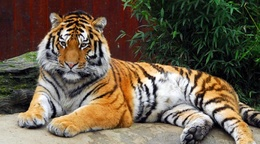
%> input picture Project 3/tiger1.jpg, 260 x 144 px, shrunk from 616 x 340 before the run
$ octave norm_cuts_example.m   (GNU Octave 9; MATLAB toolbox functions it lacks are replaced by stand-ins)
%> lines starting %> are read from the running program, lines starting %| are printed output that depends on the picture
### Project 3/norm_cuts_segm.m
function segm = norm_cuts_segm(I, colour_bandwidth, radius, ncuts_thresh, max_area, max_depth)

tic
[nRow, nCol, c] = size(I);
N = nRow * nCol;
V = reshape(I, N, c); % connect up-to-down way. Vertices of Graph

fprintf('Compute affinity matrix...\n');
W = ncuts_affinity(I, radius, colour_bandwidth);
toc

fprintf('Solve eigenvalue problems to find partitions...\n');
Seg = (1:N)';
[Seg, Id, Ncut] = ncuts_partition(Seg, W, ncuts_thresh, max_area, 'ROOT', max_depth, 1);

segm = zeros(nRow*nCol, 1);
for i=1:length(Seg)
    segm(Seg{i}) = i;
    fprintf('%s. Ncut = %f\n', Id{i}, Ncut{i});
end

segm = uint32(reshape(segm, nRow, nCol));
toc

### Project 3/ncuts_affinity.m
function A = ncuts_affinity(im, XY_RADIUS, RGB_SIGMA)

sz = [size(im,1), size(im,2)];

% Find all pairs of pixels within a distance of XY_RADIUS
rad = ceil(XY_RADIUS);
[di,dj] = ndgrid(-rad:rad, -rad:rad);
dv = (dj.^2 + di.^2) <= XY_RADIUS.^2;
di = di(dv);
dj = dj(dv);

[i,j] = ndgrid(1:size(im,1), 1:size(im,2));
i = repmat(i(:), 1, length(di));
j = repmat(j(:), 1, length(di));
i_ = bsxfun(@plus, i, di');
j_ = bsxfun(@plus, j, dj');
v = (i_ >= 1) & (i_ <= size(im,1)) & (j_ >= 1) & (j_ <= size(im,2));
pair_i = sub2ind(sz, i(v), j(v));
pair_j = sub2ind(sz, i_(v), j_(v));

% Weight each pair by the difference in RGB values, divided by RGB_SIGMA
RGB = double(reshape(im, [], size(im,3)))/RGB_SIGMA;
W = exp(-sum((RGB(pair_i,:) - RGB(pair_j,:)).^2,2));

% Construct an affinity matrix
A = sparse(pair_i, pair_j, W, prod(sz), prod(sz));

### Project 3/ncuts_partition.m
function [Seg Id Ncut] = ncuts_partition(I, W, sNcut, sArea, id, maxDepth, depth)
% NcutPartition - Partitioning
%
% Synopsis
%  [sub ids ncuts] = ncuts_partition(I, W, sNcut, sArea, [id])
%
% Description
%  Partitioning. This function is called recursively.
%
% Inputs ([]s are optional)
%  (vector) I        N x 1 vector representing a segment to be partitioned.
%                    Each element has a node index of V (global segment).
%  (matrux) W        N x N matrix representing the computed similarity
%                    (weight) matrix.
%                    W(i,j) is similarity between node i and j.
%  (scalar) sNcut    The smallest Ncut value (threshold) to keep partitioning.
%  (scalar) sArea    The smallest size of area (threshold) to be accepted
%                    as a segment.
%  (string) [id]     A label of the segment (for debugg)
%
% Outputs ([]s are optional)
%  (cell)   Seg      A cell array of segments partitioned.
%                    Each cell is the each segment.
%  (cell)   Id       A cell array of strings representing labels of each segment.
%                    IDs are generated as children based on a parent id.
%  (cell)   Ncut     A cell array of scalars representing Ncut values
%                    of each segment.
%
% Requirements
%  NcutValue
%
% Authors
%  Naotoshi Seo <sonots(at)sonots.com>
%
% License
%  The program is free to use for non-commercial academic purposes,
%  but for course works, you must understand what is going inside to use.
%  The program can be used, modified, or re-distributed for any purposes
%  if you or one of your group understand codes (the one must come to
%  court if court cases occur.) Please contact the authors if you are
%  interested in using the program without meeting the above conditions.

% Changes
%  10/01/2006  First Edition
% Compute D
N = length(W);
d = sum(W, 2);
D = spdiags(d, 0, N, N); % diagonal matrix

% Step 2 and 3. Solve generalized eigensystem (D -W)*S = S*D*U (12).
% (13) is not necessary thanks to smart matlab.
% Get the 2 smallests ('sm')
warning off; % let me stop warning
[EV, EVal] = ncuts(W, 2); %%%
% 2nd smallest (1st smallest has all same value elements, and useless)
U2 = EV(:, 2);

% Step 3. Refer 3.1 Example 3.
% Bipartition the graph at point that Ncut is minimized.
t = mean(U2);
t = fminsearch('ncuts_value', t, [], U2, W, D);
A = find(U2 > t);
B = find(U2 <= t);

% Step 4. Decide if the current partition should be divided
% if either of partition is too small, stop recursion.
% if Ncut is larger than threshold, stop recursion.
ncut = ncuts_value(t, U2, W, D);
fprintf('Cutting ncut=%.3f sizes=(%d,%d)\n', ncut, length(A), length(B));
if (length(A) < sArea || length(B) < sArea) || ncut > sNcut || depth > maxDepth
    Seg{1}   = I;
    Id{1}   = id; % for debugging
    Ncut{1} = ncut; % for duebuggin
    return;
end

% Seg segments of A
[SegA IdA NcutA] = ncuts_partition(I(A), W(A, A), sNcut, sArea, [id '-A'], maxDepth, depth+1);
% I(A): node index at V. A is index at the segment, I
% W(A, A); % weight matrix in segment A

% Seg segments of B
[SegB IdB NcutB] = ncuts_partition(I(B), W(B, B), sNcut, sArea, [id '-B'], maxDepth, depth+1);

% concatenate cell arrays
Seg   = [SegA SegB];
Id   = [IdA IdB];
Ncut = [NcutA NcutB];
end

### Project 3/ncuts.m
function [EV, EVal] = ncuts(A, n_ev)
% Computes the n_ev smallest (non-zero) eigenvectors and eigenvalues of the
% of the Laplacian of A

D = sparse(1:size(A,1), 1:size(A,1), full(sum(A, 1)), size(A,1), size(A,2));

opts.issym = 0;
opts.isreal = 1;
opts.disp = 0;
nvec = n_ev+1;

[EV, EVal] = eigs((D - A) + (10^-10) * speye(size(D)), D, nvec, 'sm',opts);

[junk, sortidx] = sort(diag(EVal), 'descend');
EV = EV(:,sortidx(end-1:-1:1));
v = diag(EVal);
EVal = v(sortidx(end-1:-1:1));

EV = bsxfun(@rdivide, EV, sqrt(sum(EV.^2,1))); % makes the eigenvectors unit norm

### Project 3/mean_segments.m
function Inew = mean_segments(I, segm)

N = max(max(segm));
[h, w, c] = size(I);
Ic = single(reshape(I, [h*w, c]));
sc = reshape(segm, [h*w,1]);
cols = zeros(N, c);
nums = zeros(N, 1);
for i=1:h*w
    s = sc(i);
    cols(s,:) = cols(s,:) + Ic(i,:);
    nums(s) = nums(s) + 1;
end
cols = bsxfun(@rdivide, cols, nums);
Inew = uint8(reshape(cols(sc,:), [h,w,c]));

### Project 3/overlay_bounds.m
function imout = overlap_bounds(im, segm)
[h,w] = size(segm);
imcut = segm(2:h-1,2:w-1);
diff = [ ones(1,w) ; ones(h-2,1), ((imcut==segm(3:h,2:w-1)) & (imcut==segm(2:h-1,3:w)) & (imcut==segm(1:h-2,2:w-1)) & (imcut==segm(2:h-1,1:w-2))), ones(h-2,1); ones(1,w) ];
mask = repmat(uint8(diff), [1,1,3]);
imout = (im .* mask);
imout(:,:,1) = imout(:,:,1) + (1 - mask(:,:,1))*255;

### Project 3/ncuts_value.m
function ncut = ncuts_value(t, U2, W, D);
% NcutValue - 2.1 Computing the Optimal Partition Ncut. eq (5)
%
% Synopsis
%  ncut = ncuts_value(T, U2, D, W);
%
% Inputs ([]s are optional)
%  (scalar) t        splitting point (threshold)
%  (vector) U2       N x 1 vector representing the 2nd smallest
%                     eigenvector computed at step 2.
%  (matrix) W        N x N weight matrix
%  (matrix) D        N x N diagonal matrix
%
% Outputs ([]s are optional)
%  (scalar) ncut     The value calculated at the right term of eq (5).
%                    This is used to find minimum Ncut.
%
% Authors
%  Naotoshi Seo <sonots(at)sonots.com>
%
% License
%  The program is free to use for non-commercial academic purposes,
%  but for course works, you must understand what is going inside to use.
%  The program can be used, modified, or re-distributed for any purposes
%  if you or one of your group understand codes (the one must come to
%  court if court cases occur.) Please contact the authors if you are
%  interested in using the program without meeting the above conditions.

% Changes
%  10/01/2006  First Edition
x = (U2 > t);
x = (2 * x) - 1; % convert [1 0 0 1 0]' to [1 -1 -1 1 -1]' to follow paper's way
d = diag(D);
k = sum(d(x > 0)) / sum(d);
b = k / (1 - k);
y = (1 + x) - b * (1 - x);
ncut = (y' * (D - W) * y) / ( y' * D * y );
end

### Project 3/norm_cuts_example.m
colour_bandwidth = 20.0; % color bandwidth
radius = 3;              % maximum neighbourhood distance
ncuts_thresh = 0.5;      % cutting threshold
min_area = 10;          % minimum area of segment
max_depth = 8;           % maximum splitting depth
scale_factor = 0.4;      % image downscale factor
image_sigma = 2.0;       % image preblurring scale


%Parameters for testing purposes
color_bandwidth_test = [15 20];

ncuts_thresh_test = [0.1 3];

max_depth_test = [5 10];


%NCUTS_THRESHOLD COMPARISON

figure(1);
t1 = sgtitle("ncuts-thresh Comparsion C-BW = " + colour_bandwidth + ", R = " + radius + ", min area = " + min_area + ", max depth = " + max_depth );
t1.FontSize = 20;
for n = 1:length(ncuts_thresh_test)
    I_ncut = imread('tiger1.jpg');
%> I_ncut is the input picture: size 144x260x3 uint8; mean R, G, B 106, 92.5, 74.5
    I_ncut = imresize(I_ncut, scale_factor);
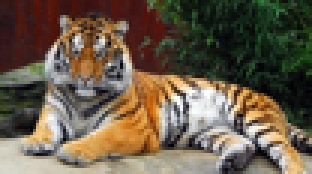
%> I_ncut: size 58x104x3 uint8 (shown 3 times larger); mean R, G, B 106, 92.5, 74.5
    I_ncutback = I_ncut;
    d = 2*ceil(image_sigma*2) + 1;
    h = fspecial('gaussian', [d d], image_sigma);
    I_ncut = imfilter(I_ncut, h);
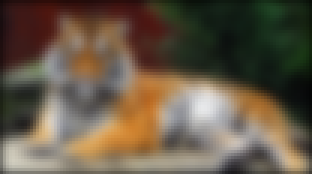
%> I_ncut: size 58x104x3 uint8 (shown 3 times larger); mean R, G, B 102.3, 89.1, 71.6
    segm = norm_cuts_segm(I_ncut, colour_bandwidth, radius, ncuts_thresh_test(n), min_area, max_depth);
%> in ncuts_partition, `d = sum(W, 2);`: d = 6032 values, max 28.87 at index 531, min 1.04 at index 58, mean 15.76
%> in ncuts, `[EV, EVal] = eigs((D - A) + (10^-10) * speye(size(D)), D, nvec, 'sm',o..`: EVal = [6.35e-12 0 0; 0 0.000527 0; 0 0 0.000795]
%> in ncuts, `[junk, sortidx] = sort(diag(EVal), 'descend');`: junk = [0.000795; 0.000527; 6.35e-12]; sortidx = [3; 2; 1]
%> in ncuts, `v = diag(EVal);`: v = [6.35e-12; 0.000527; 0.000795]
%> in ncuts, `EVal = v(sortidx(end-1:-1:1));`: EVal = [0.000527; 0.000795]
%> in ncuts_partition, `U2 = EV(:, 2);`: U2 = 6032 values, max 0.0201 at index 7, min -0.0294 at index 4524, mean -0.00237
%> in ncuts_partition, `t = mean(U2);`: t = -0.00237
%> in ncuts_partition, `t = fminsearch('ncuts_value', t, [], U2, W, D);`: t = 0.664
%> in ncuts_partition, `A = find(U2 > t);`: A = []
%> in ncuts_partition, `B = find(U2 <= t);`: B = 6032 values from 1 to 6032
%> in ncuts_partition, `ncut = ncuts_value(t, U2, W, D);`: ncut = NaN
%| Cutting ncut=NaN sizes=(0,6032)
%> in norm_cuts_segm, `[Seg, Id, Ncut] = ncuts_partition(Seg, W, ncuts_thresh, max_area, 'ROO..`: Seg = 1 item; Id = {'ROOT'}; Ncut = {NaN}
%> the loop in norm_cuts_segm, `for i=1:length(Seg)` made 1 pass
%| ROOT. Ncut = NaN
%> after the loop in norm_cuts_segm, `for i=1:length(Seg)`: segm = 6032 values from 1 to 1
%> in norm_cuts_segm, `segm = uint32(reshape(segm, nRow, nCol));`: segm: size 58x104 uint32; every value is 1
    I_ncutnew = mean_segments(I_ncutback, segm);
%> in mean_segments, `N = max(max(segm));`: N = 1
%> in mean_segments, `sc = reshape(segm, [h*w,1]);`: sc = 6032 values from 1 to 1
%> after the loop in mean_segments, `for i=1:h*w`: cols = [639465 558152 449477]
%> in mean_segments, `cols = bsxfun(@rdivide, cols, nums);`: cols = [106 92.53 74.52]
%> in mean_segments, `Inew = uint8(reshape(cols(sc,:), [h,w,c]));`:
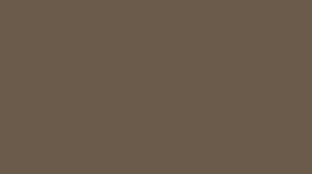
%> Inew: size 58x104x3 uint8 (shown 3 times larger); mean R, G, B 106, 93, 75
    I_ncut = overlay_bounds(I_ncutback, segm);
%> in overlap_bounds, `imcut = segm(2:h-1,2:w-1);`: imcut: size 56x102 uint32; every value is 1
%> in overlap_bounds, `diff = [ ones(1,w) ; ones(h-2,1), ((imcut==segm(3:h,2:w-1)) & (imcut==..`: diff: size 58x104 double; every value is 1
%> in overlap_bounds, `mask = repmat(uint8(diff), [1,1,3]);`: mask: size 58x104x3 uint8; every value is 1
% Looping over different ncuts-thresholds
    subplot(2,2,n);
    imshow(I_ncutnew);
    title("Segments with ncuts-threshold = " + ncuts_thresh_test(n),'FontSize', 15);
    subplot(2,2,n + length(ncuts_thresh_test));
    imshow(I_ncut);
    title("Bounds with ncuts-threshold = " + ncuts_thresh_test(n),'FontSize', 15);
end


%MAX_DEPTH COMPARISON
figure(2);
t1 = sgtitle("max-depth Comparsion C-BW = " + colour_bandwidth + ", R = " + radius + ", min area = " + min_area + ", ncuts-thresh = " + ncuts_thresh );
t1.FontSize = 20;
for m = 1:length(max_depth_test)
    I_maxd = imread('tiger1.jpg');
    I_maxd = imresize(I_maxd, scale_factor);
    I_maxdback = I_maxd;
    d = 2*ceil(image_sigma*2) + 1;
    h = fspecial('gaussian', [d d], image_sigma);
    I_maxd = imfilter(I_maxd, h);
    segm = norm_cuts_segm(I_maxd, colour_bandwidth, radius, ncuts_thresh, min_area, max_depth_test(m));
%| Cutting ncut=NaN sizes=(0,6032)
    I_maxdnew = mean_segments(I_maxdback, segm);
    I_maxd = overlay_bounds(I_maxdback, segm);
% Looping over different max-depths
    subplot(2,2,m);
    imshow(I_maxdnew);
    title("Segments with max-depth = " + max_depth_test(m),'FontSize', 15);
    subplot(2,2,m + length(max_depth_test));
    imshow(I_maxd);
    title("Bounds with max-depth = " + max_depth_test(m),'FontSize', 15);
end


%COLOR BANDWIDTH COMPARISON
figure(3);
t1 = sgtitle("C-BW Comparsion max depth = " + max_depth + ", R = " + radius + ", min area = " + min_area + ", ncuts-thresh = " + ncuts_thresh );
t1.FontSize = 20;
for c = 1:length(color_bandwidth_test)
    I_cbw = imread('tiger3.jpg');
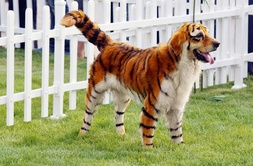
%> input picture Project 3/tiger3.jpg, 253 x 166 px, shrunk from 600 x 393 before the run
%> I_cbw is the input picture: size 166x253x3 uint8; mean R, G, B 166.4, 163.7, 127.4
    I_cbw = imresize(I_cbw, scale_factor);
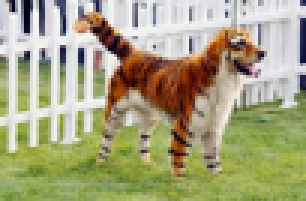
%> I_cbw: size 67x102x3 uint8 (shown 3 times larger); mean R, G, B 166.4, 163.7, 127.4
    I_cbwback = I_cbw;
    d = 2*ceil(image_sigma*2) + 1;
    h = fspecial('gaussian', [d d], image_sigma);
    I_cbw = imfilter(I_cbw, h);
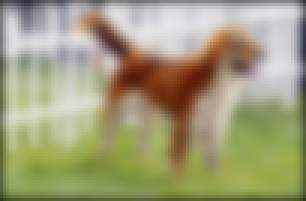
%> I_cbw: size 67x102x3 uint8 (shown 3 times larger); mean R, G, B 160.7, 157.6, 122.7
    segm = norm_cuts_segm(I_cbw, color_bandwidth_test(c), radius, ncuts_thresh, min_area, max_depth);
%| Cutting ncut=NaN sizes=(0,6834)
%> in norm_cuts_segm (call 5), `segm = uint32(reshape(segm, nRow, nCol));`: segm: size 67x102 uint32; every value is 1
    I_cbwnew = mean_segments(I_cbwback, segm);
%> in mean_segments (call 5), `N = max(max(segm));`: N = 1
%> in mean_segments (call 5), `sc = reshape(segm, [h*w,1]);`: sc = 6834 values from 1 to 1
%> after the loop in mean_segments (call 5), `for i=1:h*w`: cols = [1136953 1118563 870883]
%> in mean_segments (call 5), `cols = bsxfun(@rdivide, cols, nums);`: cols = [166.4 163.7 127.4]
%> in mean_segments (call 5), `Inew = uint8(reshape(cols(sc,:), [h,w,c]));`:
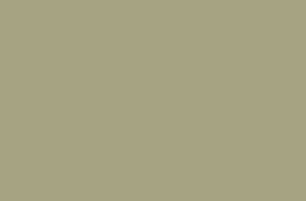
%> Inew: size 67x102x3 uint8 (shown 3 times larger); mean R, G, B 166, 164, 127
    I_cbw = overlay_bounds(I_cbwback, segm);
%> in overlap_bounds (call 5), `imcut = segm(2:h-1,2:w-1);`: imcut: size 65x100 uint32; every value is 1
%> in overlap_bounds (call 5), `diff = [ ones(1,w) ; ones(h-2,1), ((imcut==segm(3:h,2:w-1)) & (imcut==..`: diff: size 67x102 double; every value is 1
%> in overlap_bounds (call 5), `mask = repmat(uint8(diff), [1,1,3]);`: mask: size 67x102x3 uint8; every value is 1
% Looping over different color-bandwidths
    subplot(2,2,c);
    imshow(I_cbwnew);
    title("Segments with C-BW = " + color_bandwidth_test(c),'FontSize', 15);
    subplot(2,2,c + length(color_bandwidth_test));
    imshow(I_cbw);
    title("Bounds with C-BW = " + color_bandwidth_test(c),'FontSize', 15);
end

%% Radius test
colour_bandwidth = 20.0; % color bandwidth
radius_test = [2 10];% maximum neighbourhood distance
ncuts_thresh = 0.5;      % cutting threshold
min_area = 10;          % minimum area of segment
max_depth = 8;           % maximum splitting depth
scale_factor = 0.4;      % image downscale factor
image_sigma = 2.0;       % image preblurring scale


figure(1);
t1 = sgtitle("radius Comparsion C-BW = " + colour_bandwidth + ", ncut-thresh = " + ncuts_thresh + ", min area = " + min_area + ", max depth = " + max_depth );
t1.FontSize = 20;
for r = 1:length(radius_test)
    I_rad = imread('tiger1.jpg');
    I_rad = imresize(I_rad, scale_factor);
    I_radback = I_rad;
    d = 2*ceil(image_sigma*2) + 1;
    h = fspecial('gaussian', [d d], image_sigma);
    I_rad = imfilter(I_rad, h);
    segm = norm_cuts_segm(I_rad, colour_bandwidth, radius_test(r), ncuts_thresh, min_area, max_depth);
%| Cutting ncut=NaN sizes=(0,6032)
    I_radnew = mean_segments(I_radback, segm);
    I_rad = overlay_bounds(I_radback, segm);
% Looping over different radiuses
    subplot(2,2,r);
    imshow(I_radnew);
    title("Segments with radius = " + radius_test(r),'FontSize', 15);
    subplot(2,2,r + length(radius_test));
    imshow(I_rad);
    title("Bounds with radius = " + radius_test(r),'FontSize', 15);
end
